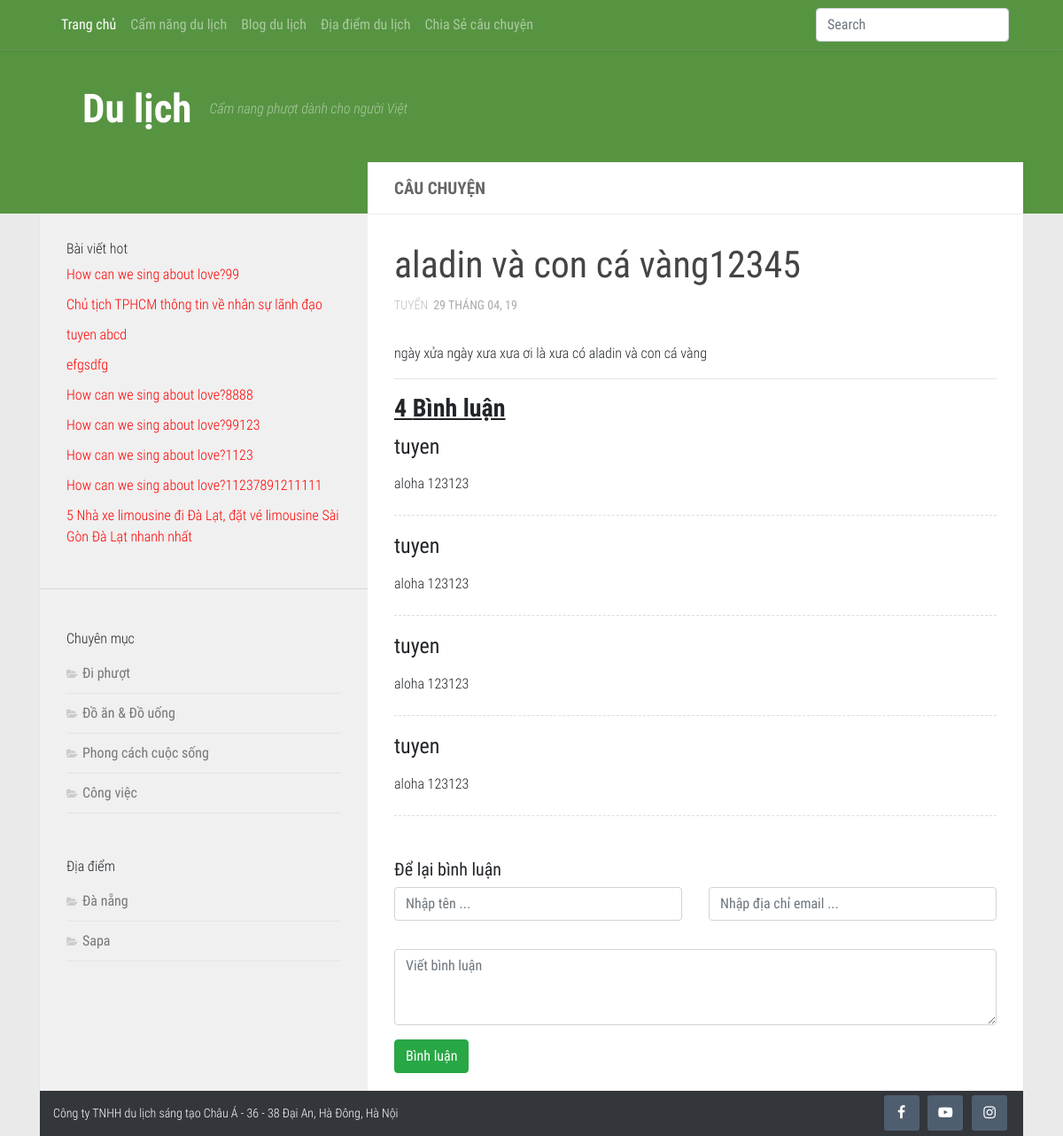
/chitietcauchuyen.php?id=30, run on an earlier commit of the app's database.
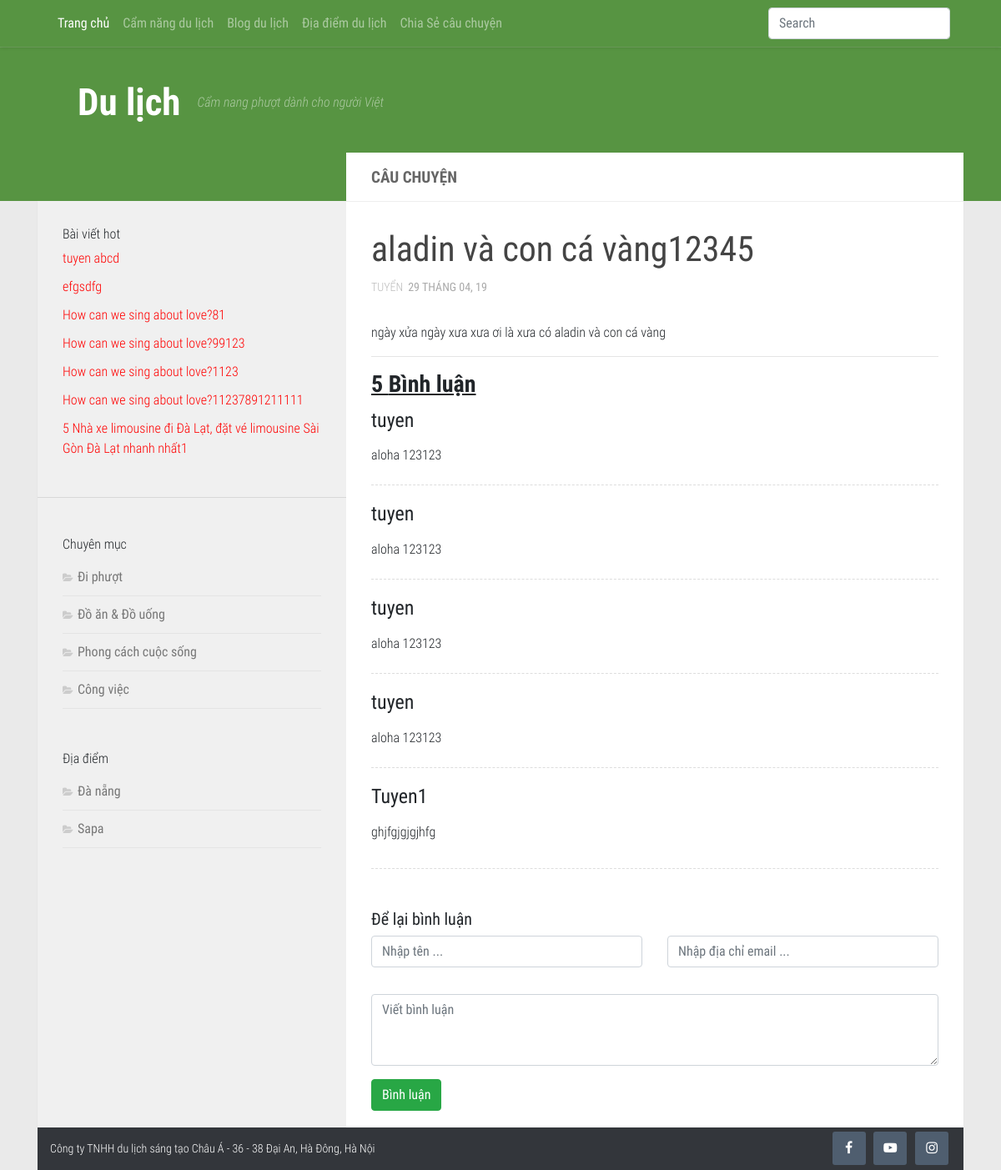
And on a later commit of the database.
### tables this page shows
CREATE TABLE `tintuc` (
  `tintuc_id` int(11) NOT NULL,
  `danhmuc_id` int(11) DEFAULT NULL,
  `tintuc_ten` varchar(150) DEFAULT NULL,
  `tintuc_mota` text NOT NULL,
  `tintuc_noidung` text,
  `tintuc_anh` varchar(100) DEFAULT NULL,
  `tintuc_ngaytao` date DEFAULT NULL,
  `tintuc_hot` tinyint(4) DEFAULT NULL
);

CREATE TABLE `danhmuc` (
  `danhmuc_id` int(11) NOT NULL,
  `danhmuc_ten` varchar(100) NOT NULL,
  `danhmuc_vitri` int(11) NOT NULL,
  `danhmuc_ngaytao` date NOT NULL
);

CREATE TABLE `diadiem` (
  `diadiem_id` int(11) NOT NULL,
  `diadiem_ten` varchar(150) NOT NULL,
  `diadiem_anh` varchar(100) NOT NULL,
  `diadiem_ngaytao` date NOT NULL,
  `diadiem_vitri` int(11) NOT NULL
);

CREATE TABLE `cauchuyen` (
  `cauchuyen_id` int(11) NOT NULL,
  `cauchuyen_tieude` varchar(120) NOT NULL,
  `cauchuyen_tacgia` varchar(100) NOT NULL,
  `cauchuyen_noidung` text NOT NULL,
  `cauchuyen_ngay` date NOT NULL,
  `cauchuyen_trangthai` tinyint(4) NOT NULL,
  `cauchuyen_hot` tinyint(4) NOT NULL
);

CREATE TABLE `binhluan` (
  `binhluan_id` int(11) NOT NULL,
  `foreign_id` int(11) NOT NULL,
  `binhluan_kieu` varchar(50) NOT NULL COMMENT 'kiểu tin tức | địa điểm | câu chuyện',
  `binhluan_tacgia` varchar(100) NOT NULL,
  `binhluan_email` varchar(100) NOT NULL,
  `binhluan_noidung` text NOT NULL,
  `binhluan_ngay` date NOT NULL
);

### includes/functions.php (called while the page is built, shortened)
<?php
    function validate_id($id) {
        if(isset($id) && filter_var($id, FILTER_VALIDATE_INT, array('min_range' =>1))) {
            $val_id = $id;
            return $val_id;
        } else {
            return NULL;
        }
    }
    function get_story_by_id($id) {
        global $dbc;
        $query = " SELECT cauchuyen_id ,cauchuyen_tieude, cauchuyen_tacgia, cauchuyen_noidung, ";
        $query .= " DATE_FORMAT(cauchuyen_ngay, '%d Tháng %m, %y') AS date ";
        $query .= " FROM cauchuyen ";
        $query .= " WHERE cauchuyen_id = {$id}";
        $query .= " LIMIT 1";
        $result = $dbc->query($query);
        return $result;
    }
    function countComment($type, $id) {
        global $dbc;
        $query = "SELECT count(binhluan_id) FROM binhluan WHERE binhluan_kieu = '{$type}' AND foreign_id = {$id}";
        $result = $dbc->query($query);
        if($result->num_rows > 0) {
            list($count) = $result->fetch_array(MYSQLI_NUM);
          return $count;
        } else{
          return FALSE;
        }
    }
?>

### chitietcauchuyen.php (the view, shortened to what the changed rows need)
<?php include('includes/mysqli_connect.php');?>
<?php include('includes/functions.php');?>
<?php include('includes/header.php');?>
<?php
$type = 'cauchuyen';
if($id = validate_id($_GET['id'])) {
      $set = get_story_by_id($id);
      $posts = array();
  if($set->num_rows > 0) {
    $story = mysqli_fetch_array($set, MYSQLI_ASSOC);
    $posts[] = array(
      'cauchuyen_tieude' => $story['cauchuyen_tieude'],
      'cauchuyen_noidung' => $story['cauchuyen_noidung'],
      'date' => $story['date'],
      'cauchuyen_tacgia' => $story['cauchuyen_tacgia'],
    );
  } else {
      $messages = "<p>Không có bài viết nào.</p>";
  }
} else {
    redirect_to();
}
 ?>
<main id="main">
  <div class="container">
    <div class="row">
      <div class="col-md-12">
        <div class="wrapper-main">
          <div class="row m-0">
            <div class="col-md-4 p-0">
              <?php include('includes/sidebar.php'); ?>
            </div>
            <div class="col-md-8 p-0">
              <div class="wrapper-main-content">
                <div class="row">
                  <div class="col-md-12">
                    <div class="box-content">
                      <div class="detail-content">
                        <?php
                            foreach($posts as $post) {
                            echo "
                              <h3>{$post['cauchuyen_tieude']}</h3>
                              <div class='post-meta clearfix'>
                                <p class='post-category'><a>{$post['cauchuyen_tacgia']}</a></p>
                                <p class='post-date'>
                                    <time class='published'>{$post['date']}</time>
                                </p>
                              </div>
                              <p class='entry-detail-content'>{$post['cauchuyen_noidung']}</p>
                            ";
                          }
                        ?>
                      </div>
                      <?php include('includes/comment_form.php'); ?>
                    </div>
                  </div>
                </div>
              </div>
            </div>
          </div>
        </div>
      </div>
    </div>
  </div>
</main>
<?php include('includes/footer.php');?>

### includes/sidebar.php (shortened to what the changed rows need)
<aside id="aside">
  <div class="sidebar-sticky">
    <div class="wrapper-post-hot">
      <ul class="list-post-hot">
        <?php
          $query = "SELECT tintuc_id, tintuc_ten FROM tintuc WHERE tintuc_hot = 1 ORDER BY tintuc_id ASC LIMIT 0, 10";
          $result = $dbc->query($query);
          while ($news = $result->fetch_array(MYSQLI_ASSOC)) {
              echo "<li><a href='single.php?id={$news['tintuc_id']}'";
              echo ">".$news['tintuc_ten']. "</a></li>";
          }
         ?>
      </ul>
    </div>
    <div class="wrapper-categories">
      <ul>
        <?php
          $query = "SELECT * FROM danhmuc ORDER BY danhmuc_id ASC";
          $result = $dbc->query($query);
          while ($cats = $result->fetch_array(MYSQLI_ASSOC)) {
              echo "<li class='cat-item'><a href='danhmuctintuc.php?id={$cats['danhmuc_id']}'";
              echo ">".$cats['danhmuc_ten']. "</a></li>";
          }
         ?>
      </ul>
    </div>
    <div class="wrapper-categories">
      <ul>
        <?php
          $query = "SELECT * FROM diadiem ORDER BY diadiem_id ASC";
          $result = $dbc->query($query);
          while ($location = $result->fetch_array(MYSQLI_ASSOC)) {
              echo "<li class='cat-item'><a href='diadiem.php?id={$location['diadiem_id']}'";
              echo ">".$location['diadiem_ten']. "</a></li>";
          }
         ?>
      </ul>
    </div>
  </div>
</aside>

### includes/comment_form.php (shortened to what the changed rows need)
<div id="disscuss">
<?php
  $countComment = countComment($type, $id);
  if($countComment > 0) {
      echo "<h3><strong style='text-decoration: underline;'>{$countComment} Bình luận</strong></h3>";
  } else {
    echo "<h3><strong style='text-decoration: underline;'>0 Bình luận</strong></h3>";
  }
?>
<?php
  $query = "SELECT binhluan_id, binhluan_tacgia, binhluan_noidung, DATE_FORMAT(binhluan_ngay,  '%b %d, %y') AS date FROM binhluan WHERE binhluan_kieu = '{$type}' AND foreign_id = {$id}";
  if($stmt = $dbc->query($query)){
    if($stmt->num_rows > 0) {
      while (list($id, $tacgia, $noidung, $ngay) = $stmt->fetch_array(MYSQLI_NUM)) {
        echo "
          <div class='media mb-3 comment-form'>
            <div class='media-body'>
              <h4 class='mt-1 mb-0 mr-3'>{$tacgia}</h4>
              <p class='mt-3 mb-2'>{$noidung}</p>
              <time class='timeago text-muted' datetime='{$ngay}'></time>
            </div>
          </div>
        ";
      }
    }
  }
 ?>
</div>

What changed in the data, as far as the page shows it:
removed tintuc: tintuc_ten "How can we sing about love?99"
removed tintuc: tintuc_ten "Chủ tịch TPHCM thông tin về nhân sự lãnh đạo"
changed tintuc: tintuc_ten "How can we sing about love?8888" → "How can we sing about love?81"
changed tintuc: tintuc_ten "5 Nhà xe limousine đi Đà Lạt, đặt vé limousine Sài Gòn Đà Lạt nhanh nhất" → "5 Nhà xe limousine đi Đà Lạt, đặt vé limousine Sài Gòn Đà Lạt nhanh nhất1"
added binhluan: binhluan_tacgia "Tuyen1", binhluan_noidung "ghjfgjgjgjhfg"
Also different on the page:
$countComment: "4" → "5"
